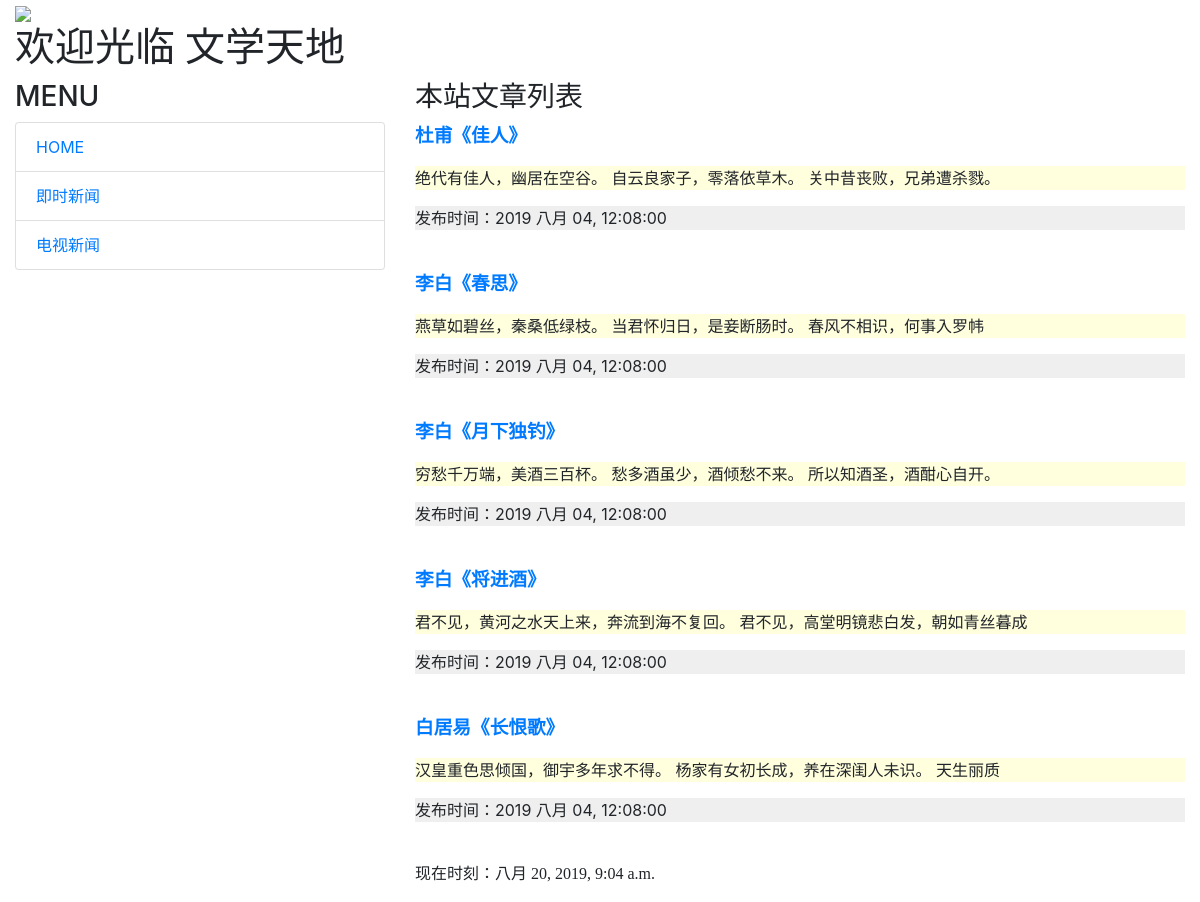
/, run on an earlier commit of the app's database.
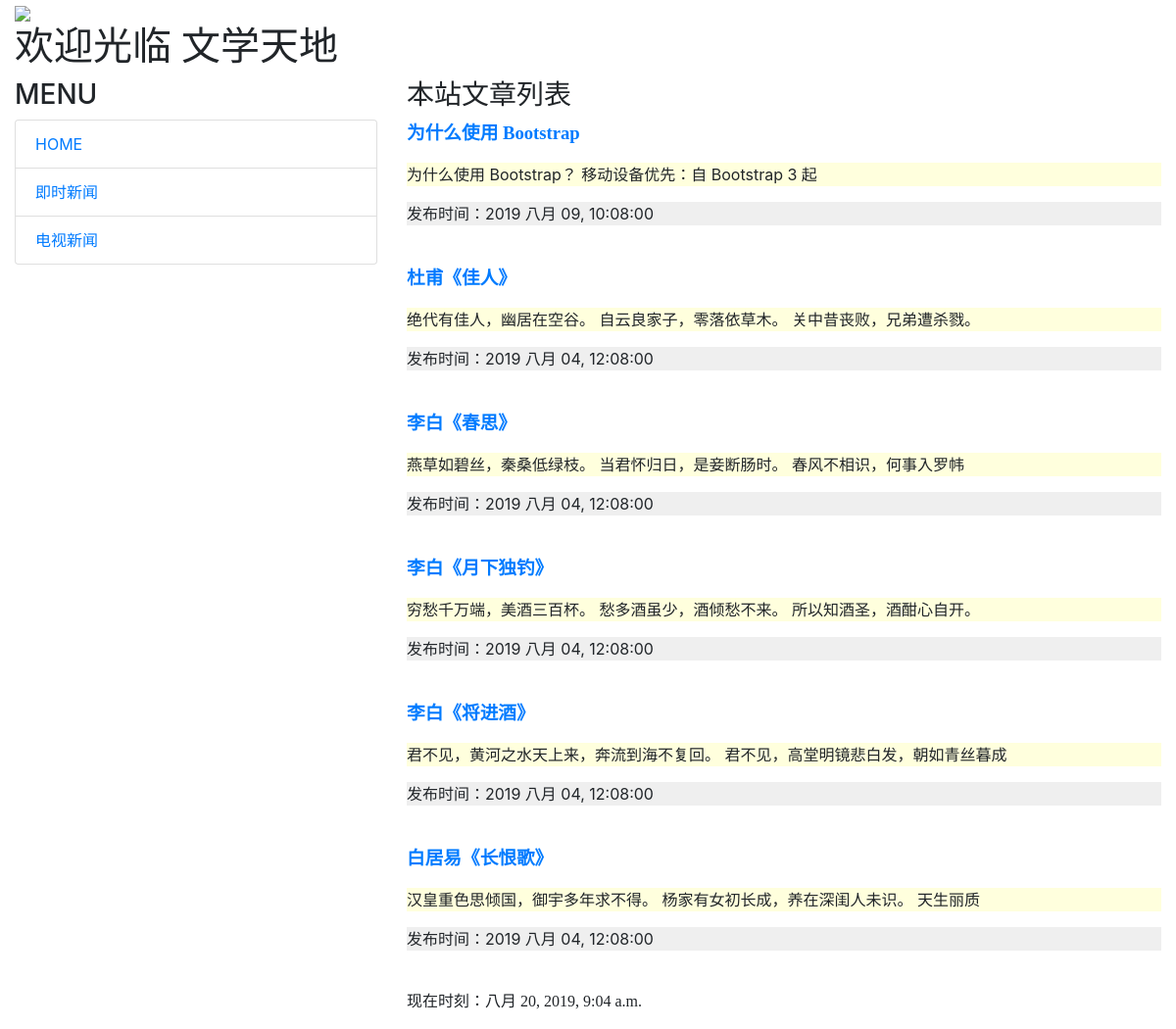
And on a later commit of the database.
### mainsite/models.py (models this page shows, shortened)
class Post(models.Model):
    title = models.CharField(max_length=200)
    slug = models.CharField(max_length=200)
    body = models.TextField()
    pub_date = models.DateTimeField(default=timezone.now)
    class Meta:
        ordering = ('-pub_date',)

### mainsite/views.py (the view)
# urls.py: url(r'^$', homepage),
def homepage(request):
    template = get_template('index.html')
    posts = Post.objects.all()
    now = datetime.now()
    html = template.render(locals())
    return HttpResponse(html)

### templates/index.html (shortened to what this page needs)
{% extends 'base.html' %}
{% block headmessage %}
    <h3 style="font-family: 楷体;">本站文章列表</h3>
{% endblock %}
{% block content %}
    {% for post in posts %}
        <div class="panel panel-default">
            <div class="panel-heading">
                <p style="font-family: 微软雅黑;font-size: 14pt;font-weight: bold;">
                    <a href="/post/{{ post.slug }}">{{ post.title }}</a>
                </p>
            </div>
            <div class="panel-body" style="background-color: #ffffdd">
                <p>
                    {{ post.body | truncatechars:40 }}
                </p>
            </div>
            <div class="panel-footer" style="background-color: #efefef">
                <p>
                    发布时间：{{ post.pub_date | date:"Y M d, h:m:s" }}
                </p>
            </div>
        </div>
        <br>
    {% endfor %}
{% endblock %}

What changed in the data, as far as the page shows it:
added Post: title "为什么使用 Bootstrap", body "为什么使用 Bootstrap？ 移动设备优先：自 Bootstrap 3 起", pub_date "2019 八月 09, 10:08:00"
